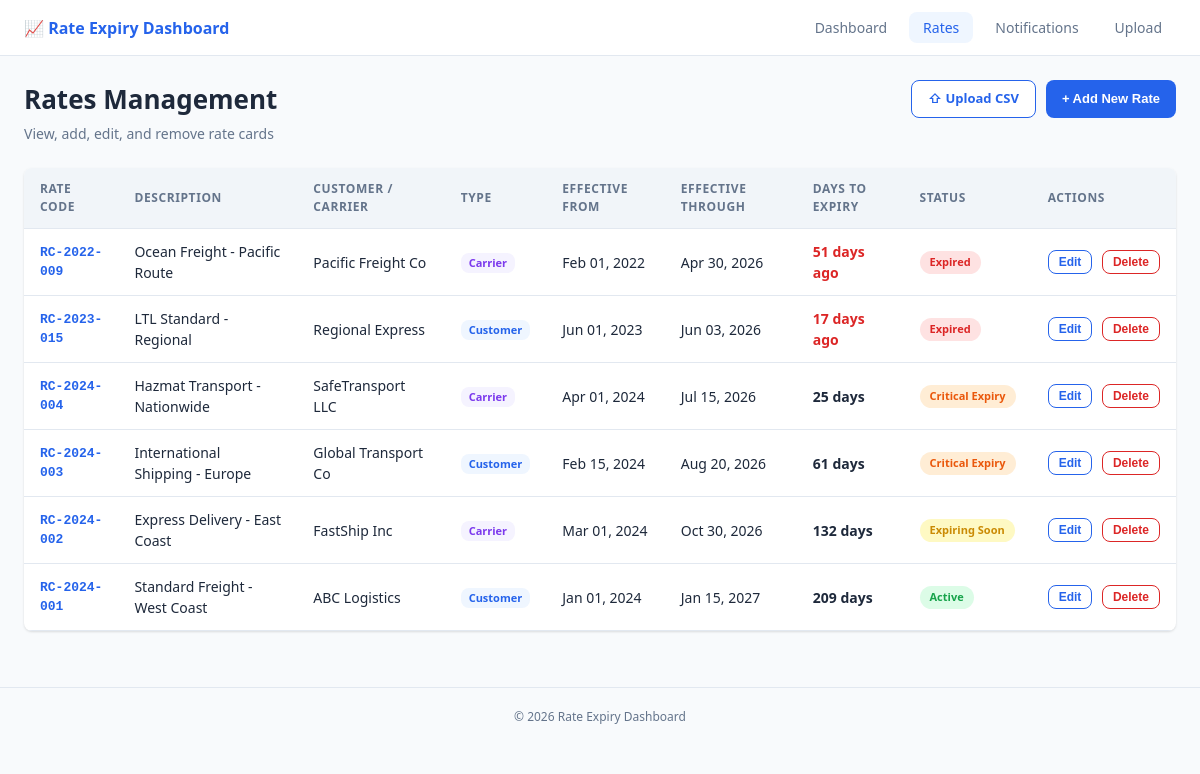
The page /pages/rates.php on the database its author committed.
### tables this page shows
CREATE TABLE IF NOT EXISTS rates (
    id                   INT            AUTO_INCREMENT PRIMARY KEY,
    rate_code            VARCHAR(50)    NOT NULL UNIQUE,
    rate_description     VARCHAR(255)   NOT NULL,
    customer_carrier_id  INT            NOT NULL,
    type                 ENUM('Customer','Carrier') NOT NULL,
    effective_from       DATE           NOT NULL,
    effective_through    DATE           NOT NULL,
    status               ENUM('Active','Expiring Soon','Critical Expiry','Expired')
                                        NOT NULL DEFAULT 'Active',
    notes                TEXT           DEFAULT NULL,
    created_by           INT            DEFAULT NULL,
    created_at           DATETIME       NOT NULL DEFAULT CURRENT_TIMESTAMP,
    updated_at           DATETIME       NOT NULL DEFAULT CURRENT_TIMESTAMP ON UPDATE CURRENT_TIMESTAMP,
    CONSTRAINT fk_rates_cc   FOREIGN KEY (customer_carrier_id)
        REFERENCES customers_carriers(id) ON DELETE RESTRICT ON UPDATE CASCADE,
    CONSTRAINT fk_rates_user FOREIGN KEY (created_by)
        REFERENCES users(id) ON DELETE SET NULL ON UPDATE CASCADE
);

CREATE TABLE IF NOT EXISTS customers_carriers (
    id          INT            AUTO_INCREMENT PRIMARY KEY,
    name        VARCHAR(150)   NOT NULL,
    type        ENUM('Customer','Carrier') NOT NULL,
    email       VARCHAR(150)   DEFAULT NULL,
    phone       VARCHAR(30)    DEFAULT NULL,
    address     VARCHAR(255)   DEFAULT NULL,
    is_active   TINYINT(1)     NOT NULL DEFAULT 1,
    created_at  DATETIME       NOT NULL DEFAULT CURRENT_TIMESTAMP,
    updated_at  DATETIME       NOT NULL DEFAULT CURRENT_TIMESTAMP ON UPDATE CURRENT_TIMESTAMP
);

### includes/functions.php (called while the page is built, shortened)
<?php
function getRates(array $filters = []): array {
    $db   = getDB();
    $sql  = "
        SELECT r.id, r.rate_code, r.rate_description,
               cc.name AS customer_carrier, r.customer_carrier_id, r.type,
               r.effective_from, r.effective_through, r.status, r.notes,
               DATEDIFF(r.effective_through, CURDATE()) AS days_to_expiry
        FROM rates r
        JOIN customers_carriers cc ON cc.id = r.customer_carrier_id
        WHERE 1=1
    ";
    $params = [];
    $sql .= " ORDER BY r.effective_through ASC";
    $stmt = $db->prepare($sql);
    $stmt->execute();
    return $stmt->get_result()->fetch_all(MYSQLI_ASSOC);
}
function statusBadgeClass(string $status): string {
    return match ($status) {
        'Active'          => 'badge-active',
        'Expiring Soon'   => 'badge-expiring',
        'Critical Expiry' => 'badge-critical',
        'Expired'         => 'badge-expired',
        default           => 'badge-secondary',
    };
}
function formatDaysLabel(int $days): string {
    if ($days < 0)  return abs($days) . ' days ago';
    return $days . ' days';
}

### pages/rates.php (the view, shortened to what this page needs)
<?php
require_once __DIR__ . '/../includes/functions.php';
$rates             = getRates([]);
include __DIR__ . '/../includes/header.php';
?>
<div class="page-header">
    <div>
        <h1 class="page-title">Rates Management</h1>
        <p class="page-subtitle">View, add, edit, and remove rate cards</p>
    </div>
    <div class="page-actions">
        <a href="/rate-expiry-dashboard/pages/upload.php" class="btn btn-outline">&#8679; Upload CSV</a>
        <button class="btn btn-primary" onclick="openModal()">+ Add New Rate</button>
    </div>
</div>
<div class="table-wrapper">
    <table class="rates-table">
        <thead>
            <tr>
                <th>Rate Code</th>
                <th>Description</th>
                <th>Customer / Carrier</th>
                <th>Type</th>
                <th>Effective From</th>
                <th>Effective Through</th>
                <th>Days to Expiry</th>
                <th>Status</th>
                <th>Actions</th>
            </tr>
        </thead>
        <tbody>
        <?php if (empty($rates)): ?>
            <tr><td colspan="9" class="empty-state">No rates found. Add your first rate above.</td></tr>
        <?php else: ?>
            <?php foreach ($rates as $r): ?>
            <tr>
                <td class="rate-code"><?= htmlspecialchars($r['rate_code']) ?></td>
                <td><?= htmlspecialchars($r['rate_description']) ?></td>
                <td><?= htmlspecialchars($r['customer_carrier']) ?></td>
                <td><span class="type-badge type-<?= strtolower($r['type']) ?>"><?= $r['type'] ?></span></td>
                <td><?= date('M d, Y', strtotime($r['effective_from'])) ?></td>
                <td><?= date('M d, Y', strtotime($r['effective_through'])) ?></td>
                <td class="days-cell <?= $r['days_to_expiry'] < 0 ? 'days-overdue' : '' ?>">
                    <?= formatDaysLabel((int)$r['days_to_expiry']) ?>
                </td>
                <td><span class="badge <?= statusBadgeClass($r['status']) ?>"><?= $r['status'] ?></span></td>
                <td class="actions-cell">
                    <button class="btn-action btn-edit"
                        onclick='editRate(<?= htmlspecialchars(json_encode($r), ENT_QUOTES) ?>)'>Edit</button>
                    <form method="POST" style="display:inline"
                          onsubmit="return confirm('Delete rate <?= htmlspecialchars($r['rate_code'], ENT_QUOTES) ?>? This cannot be undone.')">
                        <button type="submit" class="btn-action btn-delete">Delete</button>
                    </form>
                </td>
            </tr>
            <?php endforeach; ?>
        <?php endif; ?>
        </tbody>
    </table>
</div>
<?php include __DIR__ . '/../includes/footer.php'; ?>

### assets/css/style.css (style rules this page uses)
*, *::before, *::after { box-sizing: border-box; margin: 0; padding: 0; }
:root { --color-active: #16a34a; --color-expiring: #ca8a04; --color-critical: #ea580c; --color-expired: #dc2626; --color-bg: #f8fafc; --color-surface: #ffffff; --color-border: #e2e8f0; --color-text: #1e293b; --color-muted: #64748b; --color-primary: #2563eb; --radius: 8px; --shadow: 0 1px 3px rgba(0,0,0,.08), 0 1px 2px rgba(0,0,0,.05); }
body { font-family: 'Segoe UI', system-ui, -apple-system, sans-serif; background: var(--color-bg); color: var(--color-text); font-size: 14px; line-height: 1.5; }
.page-header { display: flex; align-items: flex-start; justify-content: space-between; margin-bottom: 24px; }
.page-title { font-size: 26px; font-weight: 700; }
.page-subtitle { color: var(--color-muted); margin-top: 4px; }
.page-actions { display: flex; gap: 10px; flex-shrink: 0; }
.btn { display: inline-flex; align-items: center; gap: 6px; padding: 8px 16px; border-radius: var(--radius); font-weight: 600; font-size: 13px; cursor: pointer; text-decoration: none; border: none; transition: opacity .15s; }
.btn-primary { background: var(--color-primary); color: #fff; }
.btn-outline { background: var(--color-surface); color: var(--color-primary); border: 1.5px solid var(--color-primary); }
.table-wrapper { background: var(--color-surface); border-radius: var(--radius); box-shadow: var(--shadow); overflow: hidden; }
.rates-table { width: 100%; border-collapse: collapse; }
.rates-table thead th { background: #f1f5f9; padding: 12px 16px; text-align: left; font-size: 12px; font-weight: 700; color: var(--color-muted); text-transform: uppercase; letter-spacing: .05em; border-bottom: 1px solid var(--color-border); }
.rates-table tbody tr { border-bottom: 1px solid var(--color-border); transition: background .1s; }
.rates-table tbody td { padding: 12px 16px; }
.rate-code { font-family: monospace; font-size: 13px; font-weight: 600; color: var(--color-primary); }
.days-cell { font-weight: 600; color: var(--color-text); }
.days-overdue { color: var(--color-expired); }
.badge { display: inline-block; padding: 3px 10px; border-radius: 20px; font-size: 11px; font-weight: 700; white-space: nowrap; }
.badge-active { background: #dcfce7; color: var(--color-active); }
.badge-expiring { background: #fef9c3; color: var(--color-expiring); }
.badge-critical { background: #ffedd5; color: var(--color-critical); }
.badge-expired { background: #fee2e2; color: var(--color-expired); }
.type-badge { display: inline-block; padding: 2px 8px; border-radius: var(--radius); font-size: 11px; font-weight: 600; }
.type-customer { background: #eff6ff; color: var(--color-primary); }
.type-carrier { background: #f5f3ff; color: #7c3aed; }
.actions-cell { white-space: nowrap; }
.btn-action { display: inline-flex; align-items: center; padding: 4px 10px; border-radius: var(--radius); font-size: 12px; font-weight: 600; cursor: pointer; border: 1.5px solid; transition: opacity .15s; background: none; }
.btn-edit { color: var(--color-primary); border-color: var(--color-primary); }
.btn-delete { color: var(--color-expired); border-color: var(--color-expired); margin-left: 6px; }

### rows shown on the page
rates: rate_code "RC-2022-009", rate_description "Ocean Freight - Pacific Route", customer_carrier.name "Pacific Freight Co", type "Carrier", effective_from "Feb 01, 2022", effective_through "Apr 30, 2026", days_to_expiry "51 days ago", status "Expired"
rates: rate_code "RC-2023-015", rate_description "LTL Standard - Regional", customer_carrier.name "Regional Express", type "Customer", effective_from "Jun 01, 2023", effective_through "Jun 03, 2026", days_to_expiry "17 days ago", status "Expired"
rates: rate_code "RC-2024-004", rate_description "Hazmat Transport - Nationwide", customer_carrier.name "SafeTransport LLC", type "Carrier", effective_from "Apr 01, 2024", effective_through "Jul 15, 2026", days_to_expiry "25 days", status "Critical Expiry"
rates: rate_code "RC-2024-003", rate_description "International Shipping - Europe", customer_carrier.name "Global Transport Co", type "Customer", effective_from "Feb 15, 2024", effective_through "Aug 20, 2026", days_to_expiry "61 days", status "Critical Expiry"
rates: rate_code "RC-2024-002", rate_description "Express Delivery - East Coast", customer_carrier.name "FastShip Inc", type "Carrier", effective_from "Mar 01, 2024", effective_through "Oct 30, 2026", days_to_expiry "132 days", status "Expiring Soon"
rates: rate_code "RC-2024-001", rate_description "Standard Freight - West Coast", customer_carrier.name "ABC Logistics", type "Customer", effective_from "Jan 01, 2024", effective_through "Jan 15, 2027", days_to_expiry "209 days", status "Active"

### other values the page prints
$link['label'] "Dashboard"
$link['label'] "Rates"
$link['label'] "Notifications"
$link['label'] "Upload"
